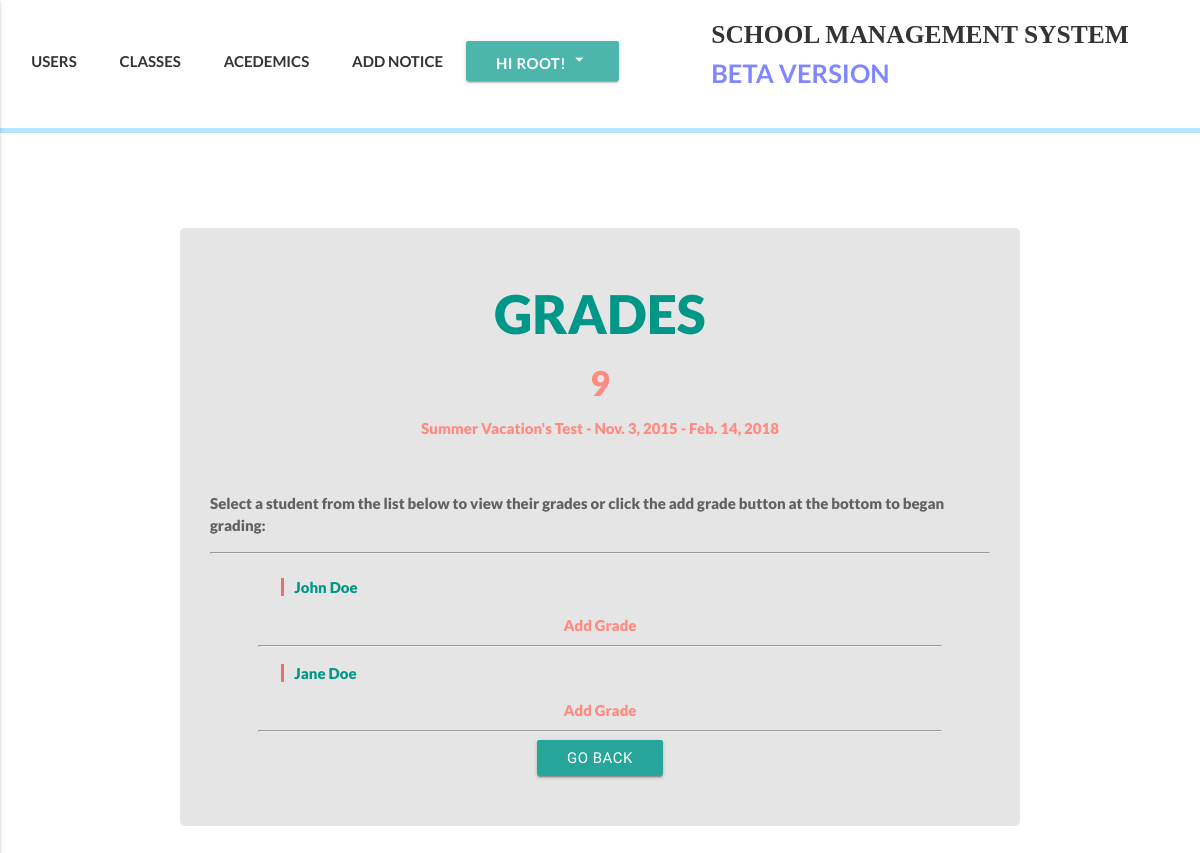
/academics/grades/1/semester/2 (signed in), run on the app's committed database.
### accounts/models.py (models this page shows, shortened)
class User(AbstractBaseUser):
    email = models.EmailField(
        verbose_name='email address',
        max_length=255,
        unique=True,
    )
    date_of_birth = models.DateField(null=True)
    is_active = models.BooleanField(default=True)
    is_admin = models.BooleanField(default=False)
    is_teacher = models.BooleanField(default=False)
    is_student = models.BooleanField(default=False)
    bio = models.TextField(blank=True, help_text='write something about yourself...')
    phone_regex = RegexValidator(regex=r'^\+?1?\d{9,15}$', message="Phone number must be entered in the format: '+999999999'. Up to 15 digits allowed.")
    phone_number = models.CharField(validators=[phone_regex], max_length=17, blank=True, help_text="Phone number must be entered in the format: '+999999999'. Up to 15 digits allowed.") # validators should be a list
    first_name = models.CharField(max_length=225)
    last_name = models.CharField(max_length=225)
    address = models.CharField(max_length=225, blank=True)
    part_of = models.ForeignKey(Klasses, null=True, blank=True, related_name="partof", on_delete=models.SET_NULL)
    image = models.ImageField(upload_to="profile_pictures", blank=True)
    objects = MyUserManager()
    USERNAME_FIELD = 'email'
    REQUIRED_FIELDS = ['first_name', 'last_name', 'phone_number']
    def get_absolute_url(self):
        return reverse('user_detail', kwargs={'id':self.id})

### klass/models.py (models this page shows, shortened)
class Klasses(models.Model):
    id = models.AutoField(primary_key=True)
    name = models.CharField(max_length=50)

### academics/models.py (models this page shows, shortened)
class Semester(models.Model):
    name = models.CharField(max_length=225, help_text="Choose a name for this period of grades, Semester, yearly or monthly test. However it suits your needs the best")
    period_start = models.DateField(auto_now_add=False, auto_now=False)
    period_end = models.DateField(auto_now_add=False, auto_now=False)
    def get_associate_klass_url(self):
        return reverse('grade-klass-list', kwargs={'id':self.id})

### academics/views.py (the view)
# urls.py: url(r'^grades/(?P<semester_id>(\d+))/semester/(?P<klass_id>(\d+))$', grade_student_list_view, name='grade-klass-student-list'),
def grade_student_list_view(request, semester_id, klass_id):
    if request.user.is_authenticated and request.user.is_admin:
        klass = get_object_or_404(Klasses, id=klass_id)
        semester = get_object_or_404(Semester, id=semester_id)
        students = klass.partof.filter(is_student=True)
        template_name = "academics/grade/grade_student_list.html"
        context = {
            "klass":klass,
            "students":students,
            'semester':semester
        }
        return render(request, template_name, context)
    else:
        raise Http404

### templates/academics/grade/grade_student_list.html (shortened to what this page needs)
{% extends 'index.html' %}
{% block customcss %}
{% load static %}
<link rel="stylesheet" href="{% static 'css/userrs.css' %}">
<link rel="stylesheet" href="{% static 'css/academics/subjects/subject_list.css' %}">
{% endblock customcss %}
{% block content %}
  <div class="register-bg">
    <div class="classes-boi hoverable grey-text text-darken-2">
      {% if students %}
      <h2 class="my-heada ma-dato">GRADES</h2>
      <h4 class="my-grade-detail">{{klass.name}}</h4>
      <p class="my-grade-detail">{{semester.name}} - {{semester.period_start}} - {{semester.period_end}} </p> <br>
      <div class="my-text">
        <p>Select a student from the list below to view their grades or click the add grade button at the bottom to began grading:</p> <hr>
      </div>
      <div class="row">
      <div class="col xl16 l12 m12 s12">
        <div class="my-list">
          {% for sub in students %}
          {% if request.user.is_admin %}
          <p><a href="/academics/grades/{{semester.id}}/student/{{sub.id}}">{{sub.first_name}} {{sub.last_name}}</a> </p>
          {% elif request.user.is_teacher %}
          <p><a href="/academics/grade/{{semester.id}}/student/{{sub.id}}">{{sub.first_name}} {{sub.last_name}}</a> </p>
          {% endif %}
           <div class="center">
             {% if request.user.is_admin %}
             <a href="/academics/grades/{{semester.id}}/student/{{sub.id}}/create" class="my-grade-detail ma-something"> Add Grade</a>
             {% elif request.user.is_teacher %}
             <a href="/academics/grade/{{semester.id}}/student/{{sub.id}}/create" class="my-grade-detail ma-something"> Add Grade</a>
             {% endif %}
            <hr class="lina">
            </div>
          {% endfor %}
        </div>
        <div class="col offset-s3 s6">
          <a href="{{semester.get_associate_klass_url}}" class="btn waves-red boto">Go Back</a>
        </div>
      </div>
      </div>
      {% endif %}
  </div>
  </div>
{% endblock content %}

### templates/index.html (shortened to what this page needs)
<!DOCTYPE html>
<html lang="en">
<head>
  {% load static %}
  <link rel="stylesheet" href="https://cdnjs.cloudflare.com/ajax/libs/animate.css/3.5.2/animate.min.css">
  <link rel="stylesheet" href="{% static 'materialize/css/materialize.min.css' %}">
  {% block headercss %} <link rel="stylesheet" href="{% static 'css/header.css' %}"> {% endblock headercss %}
  {% block customcss %} <link rel="stylesheet" href="{% static 'css/home.css' %}"> {% endblock customcss %}
</head>
<body>
  {% block new_page %}
  <header>
    <div class="my-nav">
      <div class="row">
        <div class="col xl7 l7 m7 s12 ma-nav">
          <ul class="nav-ul" >
            {% block headernavs %}
            {% if request.user.is_authenticated %}
              {% if request.user.is_student %}
              <li><a href="#" class="waves-effect waves-teal">MY GRADES</a></li>
              <li><a href="#" class="waves-effect waves-teal">NOTICE BOARD</a></li>
              <li><a href="#" class="waves-effect waves-teal">ASSIGNMENTS</a></li>
              <a class='dropdown-button btn my-dropdown teal lighten-2' data-beloworigin="true" href='#' data-activates='dropdown1'>Hi {{request.user.first_name}}! <i class="medium material-icons">arrow_drop_down</i></a>
              <ul id='dropdown1' class='dropdown-content'>
               <li><a href="{{request.user.get_absolute_url}}">Profile</a></li>
               <li><a href="{% url 'change_password' %}">Change Password</a></li>
               <li><a href="{% url 'logout_view' %}">Logout</a></li>
             </ul>
              {% elif request.user.is_admin %}
              <li><a href="{% url 'user_view' %}" class="waves-effect waves-teal">USERS</a></li>
              <li><a href="{% url 'klasses_list_view' %}" class="waves-effect waves-teal">CLASSES</a></li>
              <li><a href="{% url 'academics_view' %}" class="waves-effect waves-teal">ACEDEMICS</a></li>
              <li><a href="#" class="waves-effect waves-teal">ADD NOTICE</a></li>
              <a class='dropdown-button btn my-dropdown teal lighten-2' data-beloworigin="true" href='#' data-activates='dropdown1'>Hi {{request.user.first_name}}! <i class="medium material-icons">arrow_drop_down</i></a>
              {% endif %}
            {% else %}
            <li><a href="#" class="waves-effect waves-teal">OVERVIEW</a></li>
            <li><a href="#" class="waves-effect waves-teal">CONTACT</a></li>
            <li><a href="#" class="waves-effect waves-teal">ABOUT</a></li>
            <li><a href="{% url 'login_view' %}" class="waves-effect waves-teal"><span>LOGIN</span></a></li>
            {% endif %}
            {% endblock headernavs %}
          </ul>
        </div>
        <div class="col s2">
        </div>
        <div class="col xl5 l5 m5 offset-10">
          <a href="{% url 'home' %}" class='my-logo'>SCHOOL MANAGEMENT SYSTEM<br><span class="qaka"> BETA VERSION</span></a>
        </div>
    </div>
    </div>
    <div class='little-bar'></div>
  </header>
  {% block content %}{% endblock content %}
{% endblock new_page %}
</body>
</html>

### static/css/header.css (style rules this page uses)
.my-nav { font-family: lato; font-weight:bold; background-color: #fff; height:100%; padding-top:15px; padding-bottom: 0; margin-bottom:0; }
.my-dropdown { padding-bottom:40px; }
.little-bar { height:5px; background-color: #b3e5fc; }
.my-nav ul li { display: inline; }
.my-nav ul li a, .disable { padding: 20px 20px 20px 20px; color: #333; transition: 0.4s; }
.my-logo { font-family:kelson sans; color:#333; text-align:right; font-size:1.7em; transition: 0.4s; }
.qaka { color: #8086ff; font-family:lato; }

### static/css/userrs.css (style rules this page uses)
.register-bg { padding: 3em 0em; margin-top: 50px; }
.classes-boi { border-radius: 5px; text-align:center; margin-top:10vh; width:70%; margin: auto; background-color: #e5e5e5 ; padding:2em; }
.classes-boi h3, .classes-boi h4, .classes-boi p { font-family: lato; font-weight:1000; }

### static/css/academics/subjects/subject_list.css (style rules this page uses)
.ma-something { font-weight: 1000; font-family: lato; text-align: center !important; }
.lina { width: 90%; }
.my-heada { text-transform: uppercase; font-weight: 1000; font-family: lato; text-align: left; color:#009688; }
.ma-dato { text-align: center; }
.my-grade-detail { color: #ff8a80; transition-duration: 0.3s; }
.my-text, .my-list, .my-list-klasses { text-align: left; }
.my-list p a { color: #009688; border-left: solid 3px #e57373; padding-left: 10px; margin-left: 5vw; transition-duration: 0.3s; }

### data on the page
User: user.first_name "ROOT"
Klasses: name "9"
Semester: name "Summer Vacation's Test", period_start "Nov. 3, 2015", period_end "Feb. 14, 2018"
User: first_name "John", last_name "Doe"
User: first_name "Jane", last_name "Doe"
